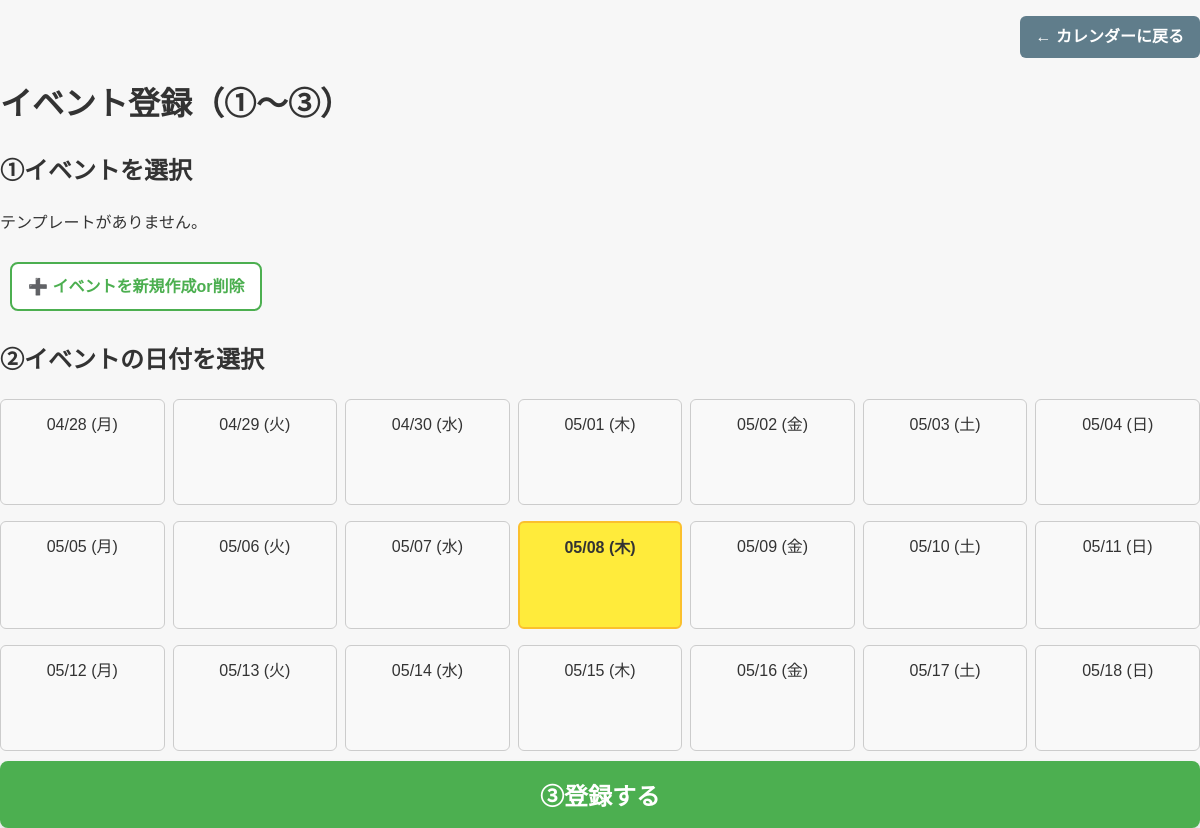
/homework/add_event/ (signed in), run on an earlier commit of the app's database.
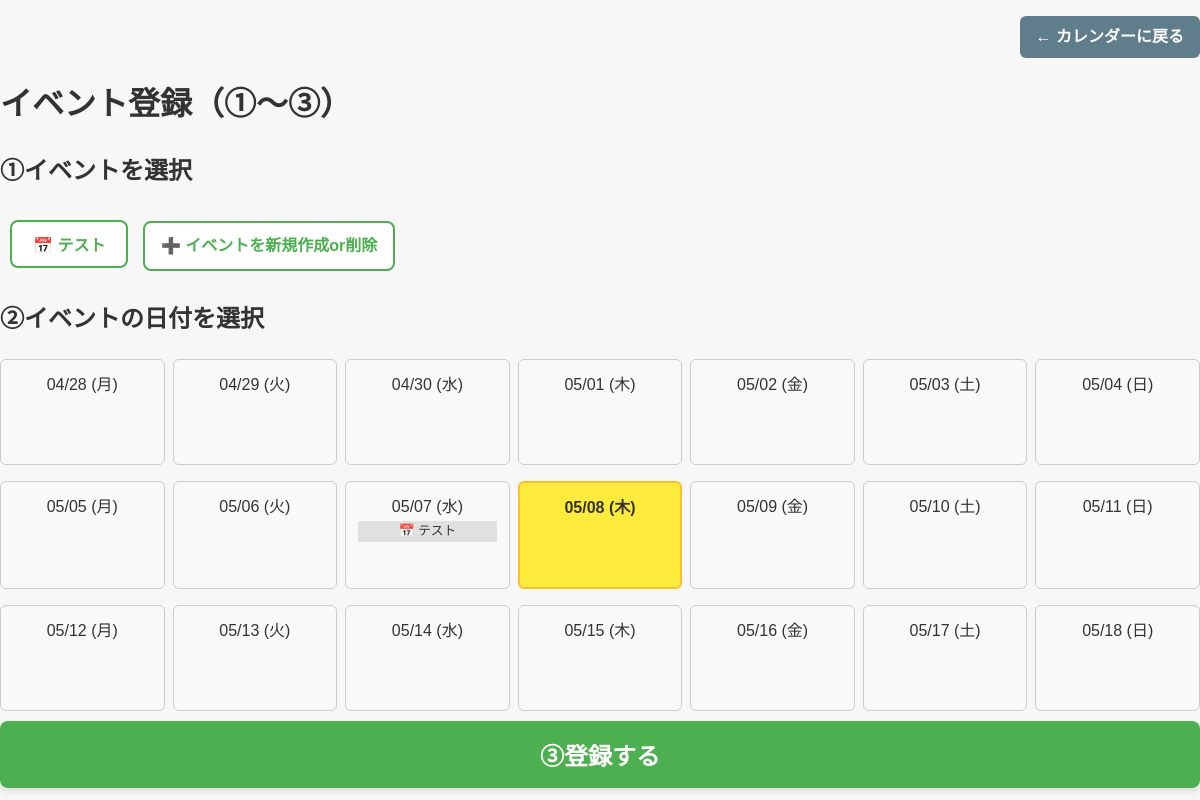
And on a later commit of the database.
### homework/models.py (models this page shows, shortened)
class EventTemplate(models.Model):
    user = models.ForeignKey(User, on_delete=models.CASCADE)
    name = models.CharField("イベントの名前", max_length=100)

class Event(models.Model):
    user = models.ForeignKey(User, on_delete=models.CASCADE)  # 🔥これを追加
    name = models.CharField(max_length=100)
    date = models.DateField()

### homework/views.py (the view, shortened to what this page needs)
# urls.py: path('add_event/', add_event_view, name='add_event'),  # ← イベント登録ページ
def add_event_view(request):
    today = datetime.date.today()
    week_start = today - datetime.timedelta(days=today.weekday())
    start_date = week_start - datetime.timedelta(weeks=1)
    calendar_days = [start_date + datetime.timedelta(days=i) for i in range(21)]
    templates = EventTemplate.objects.filter(user=request.user)
    events_by_day = defaultdict(list)
    for ev in Event.objects.filter(date__range=(calendar_days[0], calendar_days[-1])):
        events_by_day[ev.date].append(ev)
    lessons_by_day = defaultdict(list)
    for lesson in Lesson.objects.filter(date__range=(calendar_days[0], calendar_days[-1])):
        lessons_by_day[lesson.date].append(lesson)
    homeworks_by_day = defaultdict(list)
    return render(request, 'homework/add_event.html', {
        'calendar_days': calendar_days,
        'events_by_day': events_by_day,
        'lessons_by_day': lessons_by_day,
        'homeworks_by_day': homeworks_by_day,
        'today': today,
        'templates': templates,
    })

### homework/templatetags/homework_extras.py (called while the page is built)
@register.filter
def get_item(dictionary, key):
    if dictionary:
        return dictionary.get(key, [])
    return []  # ← None の場合は空リストを返す

### homework/templates/homework/add_event.html (shortened to what this page needs)
<!DOCTYPE html>
{% load static %}
{% load homework_extras %}
<html lang="ja">
<head>
    <link rel="stylesheet" href="{% static 'homework/style.css' %}">
</head>
<body>
    <p style="text-align: right;">
        <a href="{% url 'weekly_view' %}" class="back-button">← カレンダーに戻る</a>
    </p>
    <h1>イベント登録（①〜③）</h1>
    <form method="post">
        <h2>①イベントを選択</h2>
        <div>
            {% for template in templates %}
            <div style="display:inline-block; margin:5px;">
                <button type="button" class="template-button"
                    data-name="{{ template.name }}">
                    📅 {{ template.name }}
                </button>
            </div>
            {% empty %}
                <p>テンプレートがありません。</p>
            {% endfor %}
            <div style="display:inline-block; margin:5px;">
                <a href="{% url 'add_event_template' %}" class="template-button" style="text-decoration: none;">
                    ➕ イベントを新規作成or削除
                </a>
            </div>
        </div>
        <h2>②イベントの日付を選択</h2>
        <div class="calendar">
            {% for day in calendar_days %}
            <div class="day {% if day == today %}today{% endif %}" data-date="{{ day|date:'Y-m-d' }}">
                {{ day|date:"m/d (D)" }}
                {% for ev in events_by_day|get_item:day %}
                    <div style="background-color: #e0e0e0; font-size: 0.8em; margin: 2px 0;">
                        📅 {{ ev.name }}
                    </div>
                {% endfor %}
            </div>
            {% if forloop.counter|divisibleby:7 and not forloop.last %}
        </div><div class="calendar">
        {% endif %}
        {% endfor %}
        </div>
        <button type="submit" style="margin-top: 10px;">③登録する</button>
    </form>
</body>
</html>

### homework/static/homework/style.css (style rules this page uses)
body { font-family: 'Noto Sans JP', 'ヒラギノ角ゴ ProN', 'メイリオ', sans-serif; background-color: #f7f7f7; color: #333; line-height: 1.6; margin: 0; padding: 0; }
input[type="text"], input[type="password"], button { width: 100%; padding: 12px; margin-top: 8px; font-size: 1em; border: 1px solid #ccc; border-radius: 8px; box-sizing: border-box; }
button { background-color: #4CAF50; color: white; font-weight: bold; cursor: pointer; transition: background 0.3s; }
td.today, .day.today { background-color: #ffeb3b; border: 2px solid #fbc02d; font-weight: bold; }
.calendar { display: grid; grid-template-columns: repeat(7, 1fr); gap: 8px; margin-top: 1rem; }
.day { padding: 12px; border: 1px solid #ccc; text-align: center; cursor: pointer; border-radius: 6px; background-color: #f9f9f9; min-height: 80px; }
.template-button { display: inline-block; padding: 10px 16px; margin: 5px; border: 2px solid #4CAF50; border-radius: 8px; background-color: white; color: #4CAF50; font-weight: bold; cursor: pointer; transition: all 0.3s ease; }
.back-button { display: inline-block; padding: 8px 16px; background-color: #607d8b; color: white; border-radius: 6px; text-decoration: none; font-weight: bold; transition: background-color 0.3s ease; }
button[type="submit"] { padding: 1rem 2rem; font-size: 1.5em; font-weight: bold; background-color: #4CAF50; color: white; border: none; border-radius: 8px; cursor: pointer; box-shadow: 0 4px 6px rgba(0,0,0,0.1); transition: background-color 0.3s, transform 0.1s; }

What changed in the data, as far as the page shows it:
added EventTemplate: name "テスト"
added Event: name "テスト"
Also different on the page:
text no longer shown: "テンプレートがありません。"
